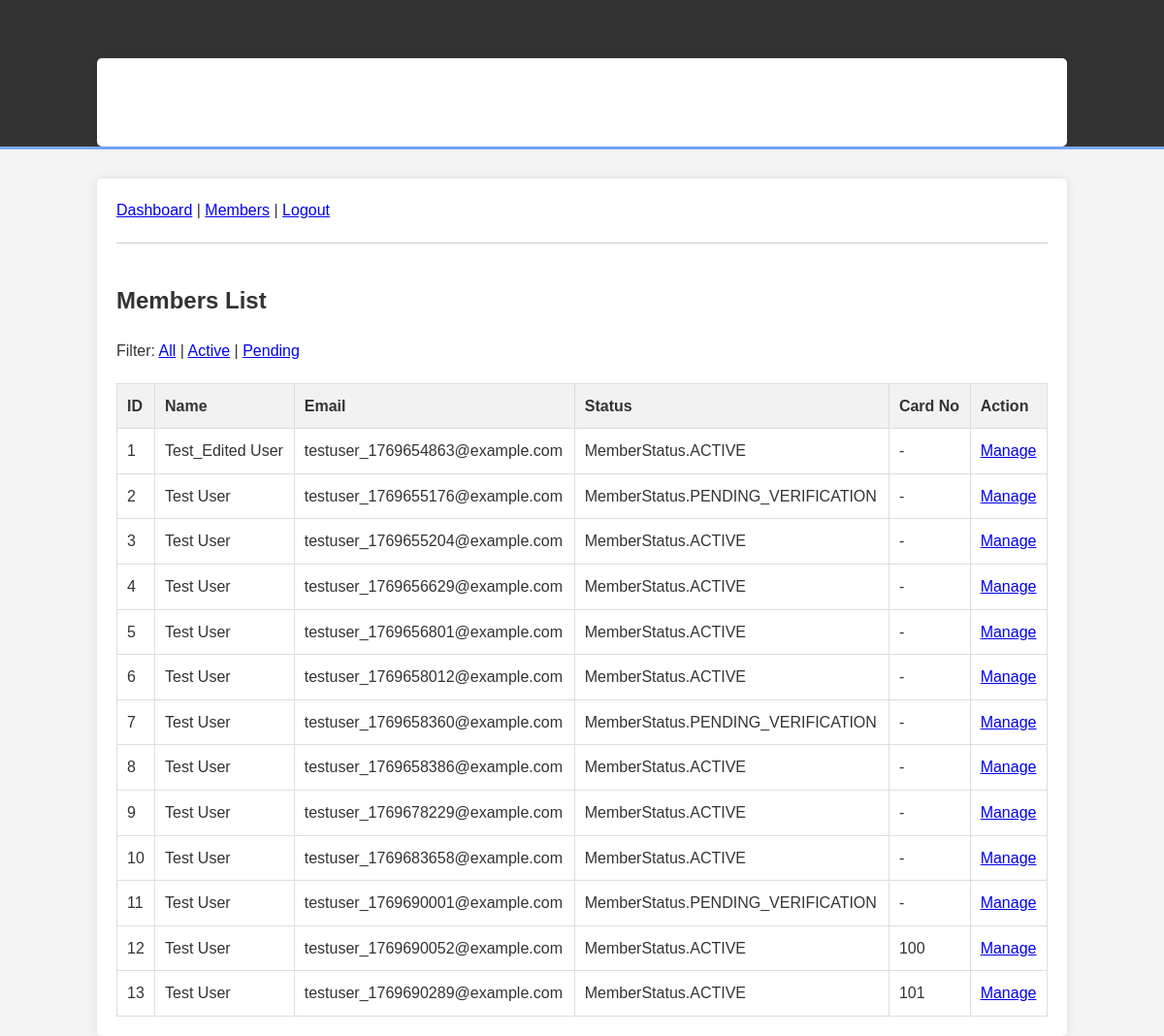
Screenshot of /admin/members (signed in) with the database file from the repository.
### app/models.py (models this page shows)
class Member(Base):
    __tablename__ = "members"
    id = Column(Integer, primary_key=True, index=True)
    org_id = Column(Integer, ForeignKey("organizations.id"))
    first_name = Column(String)
    last_name = Column(String)
    email = Column(String, index=True)
    phone = Column(String)
    fiscal_code = Column(String)
    status = Column(Enum(MemberStatus), default=MemberStatus.PENDING_DOCS) # Default changed to PENDING_DOCS
    card_no = Column(Integer, nullable=True)
    batch_id = Column(Integer, ForeignKey("card_batches.id"), nullable=True)
    joined_at = Column(DateTime, nullable=True)
    accepted_statute_at = Column(DateTime, nullable=True)
    accepted_statute_version = Column(String, nullable=True)
    accepted_privacy_at = Column(DateTime, nullable=True)
    accepted_privacy_version = Column(String, nullable=True)
    signup_ip = Column(String, nullable=True)
    signup_user_agent = Column(String, nullable=True)
    organization = relationship("Organization", back_populates="members")
    documents = relationship("MemberDocument", back_populates="member")
    tokens = relationship("Token", back_populates="member")
    batch = relationship("CardBatch")
    __table_args__ = (
        UniqueConstraint('org_id', 'card_no', name='uix_org_card'),
    )

### app/routes/admin.py (the view)
@router.get("/members", response_class=HTMLResponse)
def list_members(request: Request, status: str = None, db: Session = Depends(get_db)):
    admin = get_current_admin(request, db)
    if not admin:
        return RedirectResponse(url="/admin/login")
    query = db.query(Member).filter(Member.org_id == admin.org_id)
    if status:
        query = query.filter(Member.status == status)
    members = query.all()
    return templates.TemplateResponse("admin/members.html", {
        "request": request,
        "admin": admin,
        "members": members,
        "filter_status": status
    })

### app/templates/admin/members.html
{% extends "admin/base.html" %}
{% block admin_content %}
    <h2>Members List</h2>
    <div style="margin-bottom: 15px;">
        Filter: <a href="/admin/members">All</a> |
        <a href="/admin/members?status=active">Active</a> |
        <a href="/admin/members?status=pending_verification">Pending</a>
    </div>
    <table>
        <thead>
            <tr>
                <th>ID</th>
                <th>Name</th>
                <th>Email</th>
                <th>Status</th>
                <th>Card No</th>
                <th>Action</th>
            </tr>
        </thead>
        <tbody>
            {% for m in members %}
            <tr>
                <td>{{ m.id }}</td>
                <td>{{ m.first_name }} {{ m.last_name }}</td>
                <td>{{ m.email }}</td>
                <td>{{ m.status }}</td>
                <td>{{ m.card_no or '-' }}</td>
                <td><a href="/admin/members/{{ m.id }}">Manage</a></td>
            </tr>
            {% endfor %}
        </tbody>
    </table>
{% endblock %}

### app/static/style.css (style rules this page uses)
body { font-family: Arial, sans-serif; line-height: 1.6; margin: 0; padding: 0; background-color: #f4f4f4; color: #333; }
table { width: 100%; border-collapse: collapse; margin-top: 20px; }
table, th, td { border: 1px solid #ddd; }
th, td { padding: 10px; text-align: left; }
th { background-color: #f2f2f2; }

### rows the page displays
Member: id "1", first_name "Test_Edited", last_name "User", email "testuser_1769654863@example.com", status "MemberStatus.ACTIVE", card_no "-"
Member: id "2", first_name "Test", last_name "User", email "testuser_1769655176@example.com", status "MemberStatus.PENDING_VERIFICATION", card_no "-"
Member: id "3", first_name "Test", last_name "User", email "testuser_1769655204@example.com", status "MemberStatus.ACTIVE", card_no "-"
Member: id "4", first_name "Test", last_name "User", email "testuser_1769656629@example.com", status "MemberStatus.ACTIVE", card_no "-"
Member: id "5", first_name "Test", last_name "User", email "testuser_1769656801@example.com", status "MemberStatus.ACTIVE", card_no "-"
Member: id "6", first_name "Test", last_name "User", email "testuser_1769658012@example.com", status "MemberStatus.ACTIVE", card_no "-"
Member: id "7", first_name "Test", last_name "User", email "testuser_1769658360@example.com", status "MemberStatus.PENDING_VERIFICATION", card_no "-"
Member: id "8", first_name "Test", last_name "User", email "testuser_1769658386@example.com", status "MemberStatus.ACTIVE", card_no "-"
Member: id "9", first_name "Test", last_name "User", email "testuser_1769678229@example.com", status "MemberStatus.ACTIVE", card_no "-"
Member: id "10", first_name "Test", last_name "User", email "testuser_1769683658@example.com", status "MemberStatus.ACTIVE", card_no "-"
Member: id "11", first_name "Test", last_name "User", email "testuser_1769690001@example.com", status "MemberStatus.PENDING_VERIFICATION", card_no "-"
Member: id "12", first_name "Test", last_name "User", email "testuser_1769690052@example.com", status "MemberStatus.ACTIVE", card_no "100"
Member: id "13", first_name "Test", last_name "User", email "testuser_1769690289@example.com", status "MemberStatus.ACTIVE", card_no "101"
